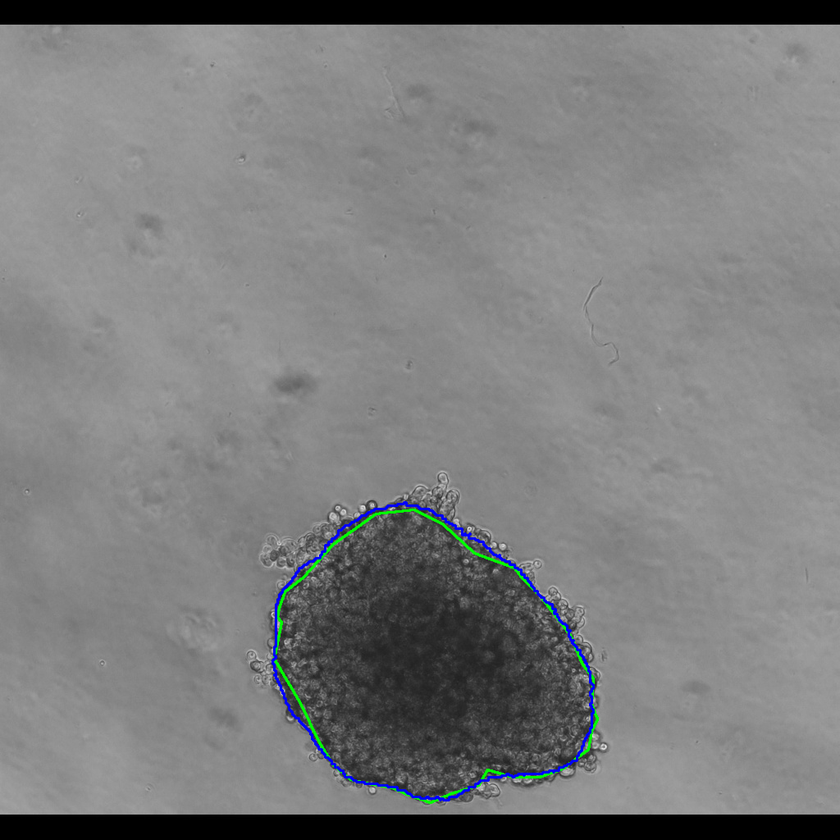
#> input picture code/Trial_pipeline_unet/predictions_unet_resnet34_spheroid/sample_000_overlay.png, 840 x 840 px, shrunk from 1024 x 1024 before the run; its folder holds only this picture in this run
$ python -i lbp_texture.py   (imports and definitions only)
#> lines starting #> are read from the running program, lines starting #| are printed output that depends on the picture; after the words box and inside, x2 and y2 are one past the last pixel; in counts of white or black regions, pixels touching at a corner belong together
#!/usr/bin/env python3
"""
Compute Local Binary Pattern (LBP) texture features
inside spheroid regions detected by spheroid_boundary.py
"""

import os
import cv2
import numpy as np
from skimage.feature import local_binary_pattern
import matplotlib.pyplot as plt

# --- Paths ---
HERE = os.path.dirname(os.path.abspath(__file__))
IN_DIR = os.path.join(HERE, "output")  # outputs from spheroid_boundary.py
OUT_DIR = os.path.join(HERE, "texture_output")
# [1 line not run here, left out]


def extract_spheroid_mask(gray):
    """Generate a binary mask for the spheroid region."""
    blurred = cv2.GaussianBlur(gray, (7, 7), 0)
    _, thresh = cv2.threshold(blurred, 0, 255, cv2.THRESH_BINARY + cv2.THRESH_OTSU)
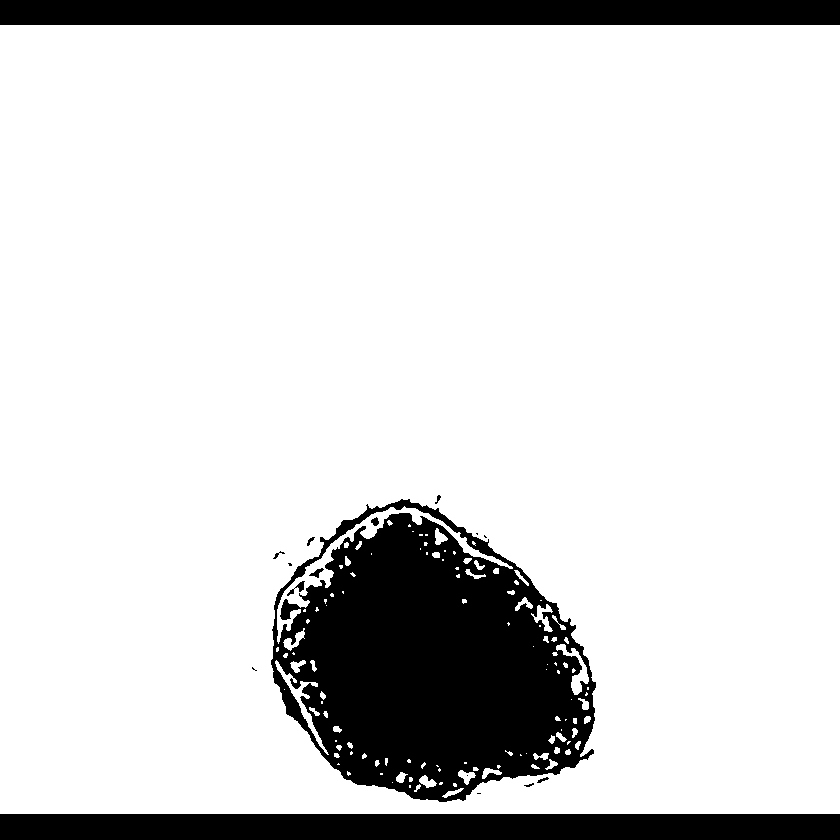
#> thresh: shape (840, 840); 84.9% white; 17 black regions (7 under 20 px), largest, box (x1, y1, x2, y2) and area: (271, 499, 596, 802) 63177, (0, 814, 840, 840) 21840, (0, 0, 840, 25) 21000
    if np.mean(gray[thresh == 255]) > np.mean(gray[thresh == 0]):
        thresh = cv2.bitwise_not(thresh)
#> thresh: shape (840, 840); 15.1% white; 17 white regions (7 under 20 px)
    contours, _ = cv2.findContours(thresh, cv2.RETR_EXTERNAL, cv2.CHAIN_APPROX_SIMPLE)
#> contours = 13 contours, 10 with area under 20; largest, box (x1, y1, x2, y2) and area: (271, 499, 596, 802) 70207, (0, 814, 840, 840) 20975, (0, 0, 840, 25) 20136
    if not contours:
        return None
    contour = max(contours, key=cv2.contourArea)
#> contour = contour of 507 points, box (x1, y1, x2, y2) (271, 499, 596, 802), area 70207
    mask = np.zeros_like(gray, dtype=np.uint8)
    cv2.drawContours(mask, [contour], -1, 255, -1)
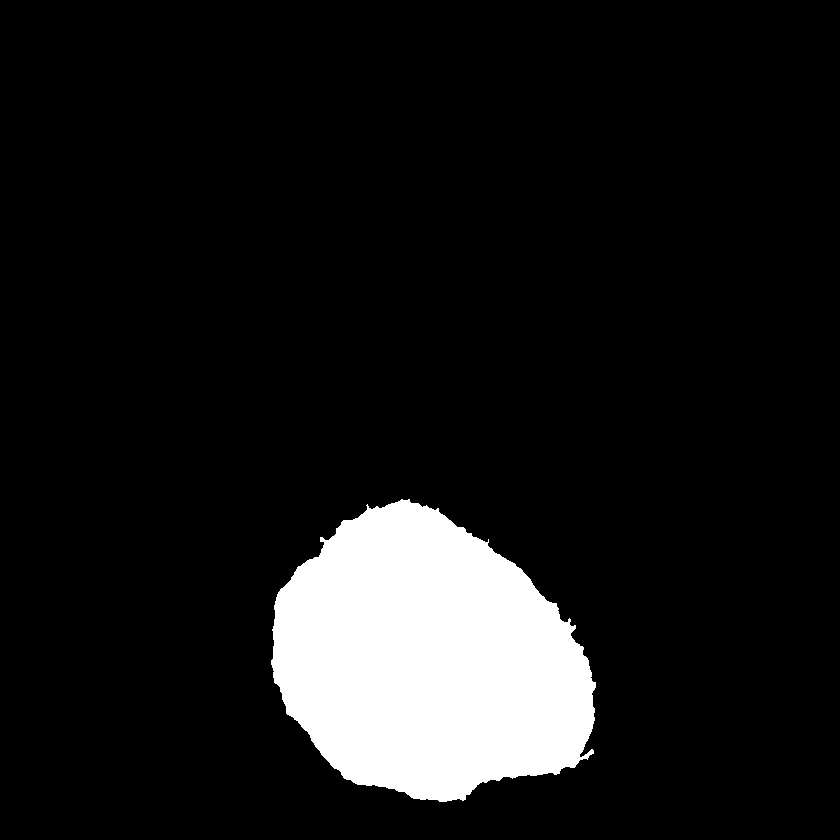
#> mask: shape (840, 840); 10% white; 1 white region, box (x1, y1, x2, y2) and area: (271, 499, 596, 802) 70708
    return mask


def compute_lbp_features(gray, mask, P=8, R=3):
    """Compute LBP histogram inside the spheroid mask."""
#> called with P = 8, R = 3
    lbp = local_binary_pattern(gray, P, R, method='uniform')
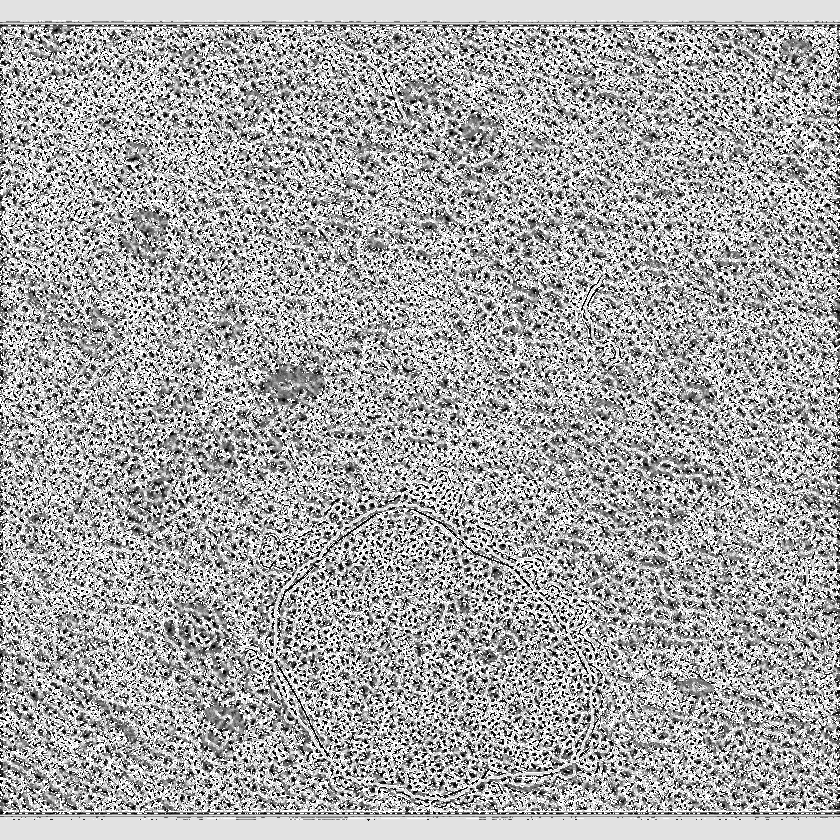
#> lbp: shape (840, 840) float64; min 0, max 9, mean 5.9; drawn with min black and max white
    spheroid_pixels = lbp[mask == 255]
    n_bins = int(lbp.max() + 1)
#> n_bins = 10
    hist, _ = np.histogram(spheroid_pixels, bins=n_bins, range=(0, n_bins), density=True)
#> hist = [0.0846, 0.0906, 0.0591, 0.056, 0.062, 0.0611, 0.0652, 0.102, 0.109, 0.311]
    return hist, lbp


def process_image(img_path):
    gray = cv2.imread(img_path, cv2.IMREAD_GRAYSCALE)
    if gray is None:
        print(f"⚠️  Cannot read {img_path}")
        return

    mask = extract_spheroid_mask(gray)
    if mask is None:
        print(f"⚠️  No spheroid found in {img_path}")
        return

    hist, lbp_img = compute_lbp_features(gray, mask)

    # --- Visualization ---
    lbp_norm = (lbp_img / lbp_img.max() * 255).astype(np.uint8)
    lbp_color = cv2.applyColorMap(lbp_norm, cv2.COLORMAP_JET)
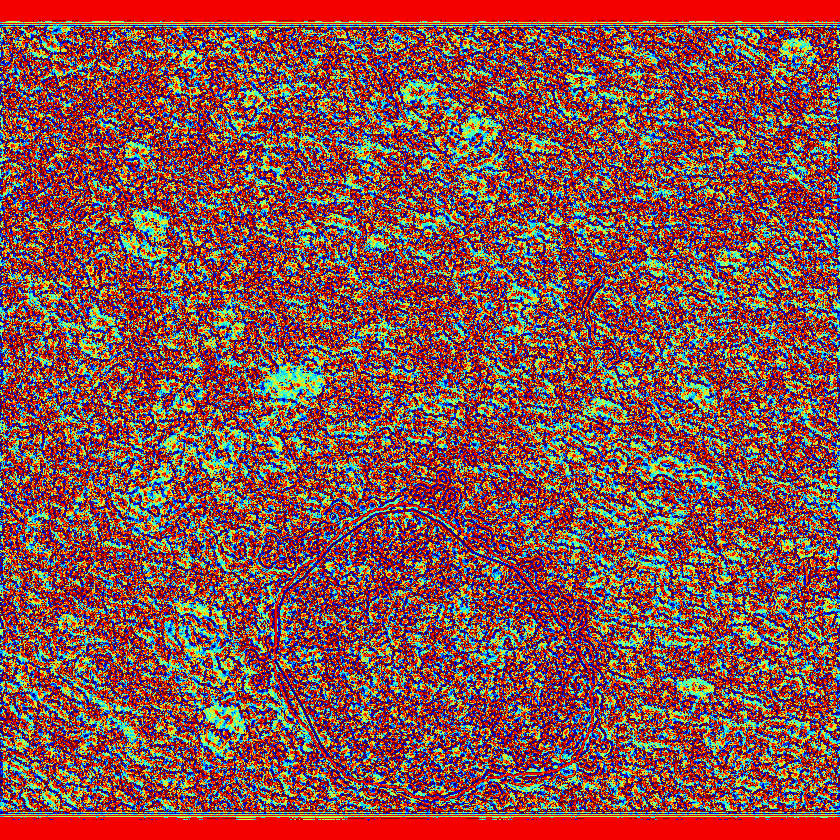
#> lbp_color: shape (840, 840, 3); mean B, G, R 73.8, 79.4, 134.8
    lbp_color[mask == 0] = 0
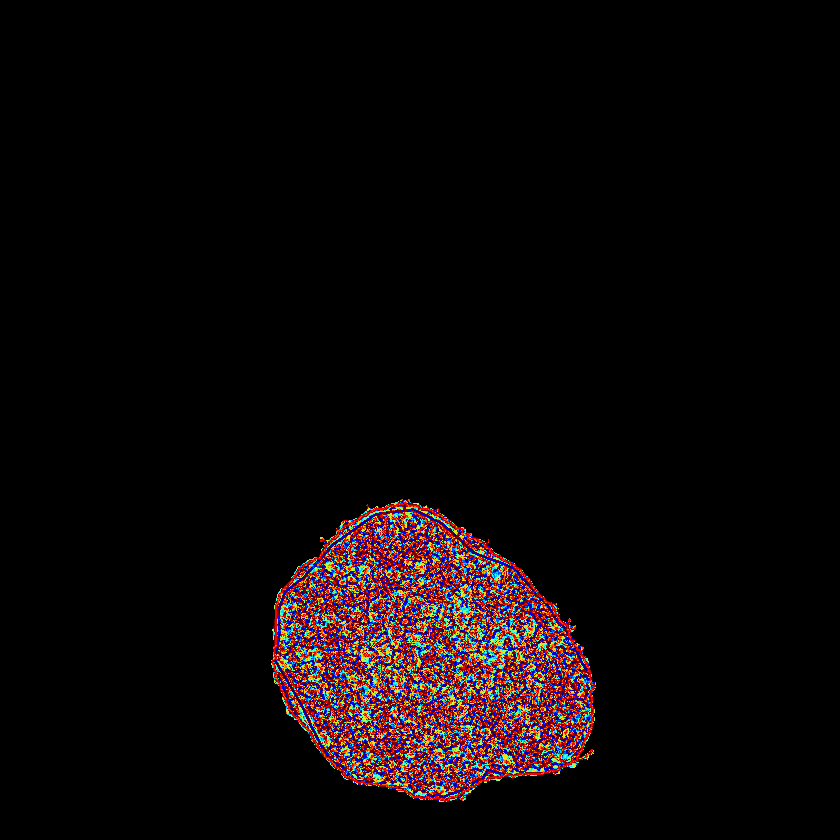
#> lbp_color: shape (840, 840, 3); mean B, G, R 7.8, 7.3, 12.5
    base = os.path.splitext(os.path.basename(img_path))[0]
    out_img = os.path.join(OUT_DIR, f"{base}_lbp.jpg")
    cv2.imwrite(out_img, lbp_color)

    # Plot histogram
    plt.figure(figsize=(6, 3))
    plt.bar(range(len(hist)), hist, color='gray')
    plt.title(f"LBP Histogram – {base}")
    plt.xlabel("LBP Code")
    plt.ylabel("Normalized Frequency")
    plt.tight_layout()
    plt.show()
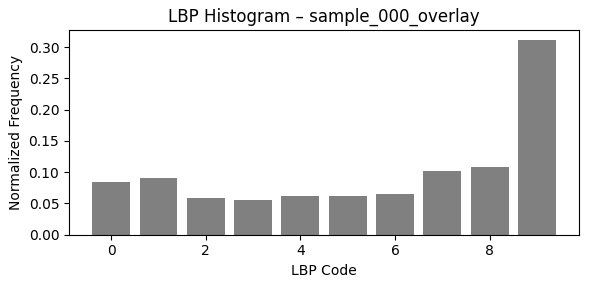
#> figure drawn by matplotlib, 1 panel; tallest bar 0.311 high, from x = 8.6 to 9.4

    print(f"✅ Processed {base}")
    print(f"   Saved LBP map → {out_img}")


def main():
    imgs = [f for f in os.listdir(IN_DIR) if f.lower().endswith(".jpg")]
    if not imgs:
        print(f"⚠️  No images found in {IN_DIR}")
        return
    for img in imgs:
        process_image(os.path.join(IN_DIR, img))
    print("🎉 Finished computing LBP features for all spheroids.")


# [2 lines not run here, left out]

>>> result = process_image('../Trial_pipeline_unet/predictions_unet_resnet34_spheroid/sample_000_overlay.png')

$ run again, on code/Trial_pipeline_unet/predictions_unet_resnet34_spheroid/sample_001_overlay.png
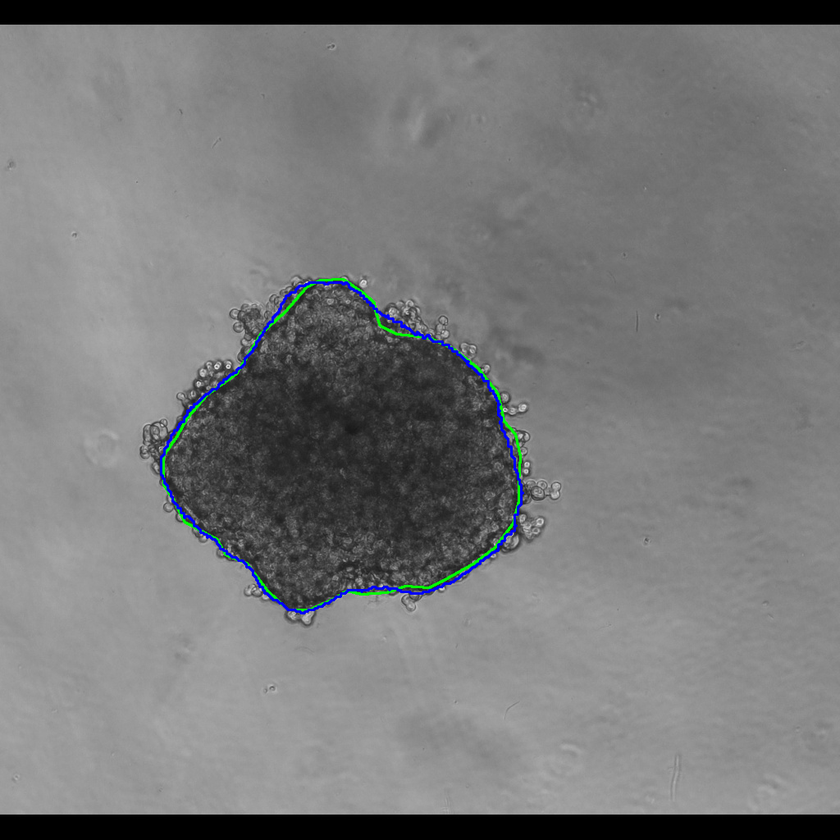
#> input picture code/Trial_pipeline_unet/predictions_unet_resnet34_spheroid/sample_001_overlay.png, 840 x 840 px, shrunk from 1024 x 1024 before the run
#> in extract_spheroid_mask, `_, thresh = cv2.threshold(blurred, 0, 255, cv2.THRESH_BINARY + cv2.THR..`:
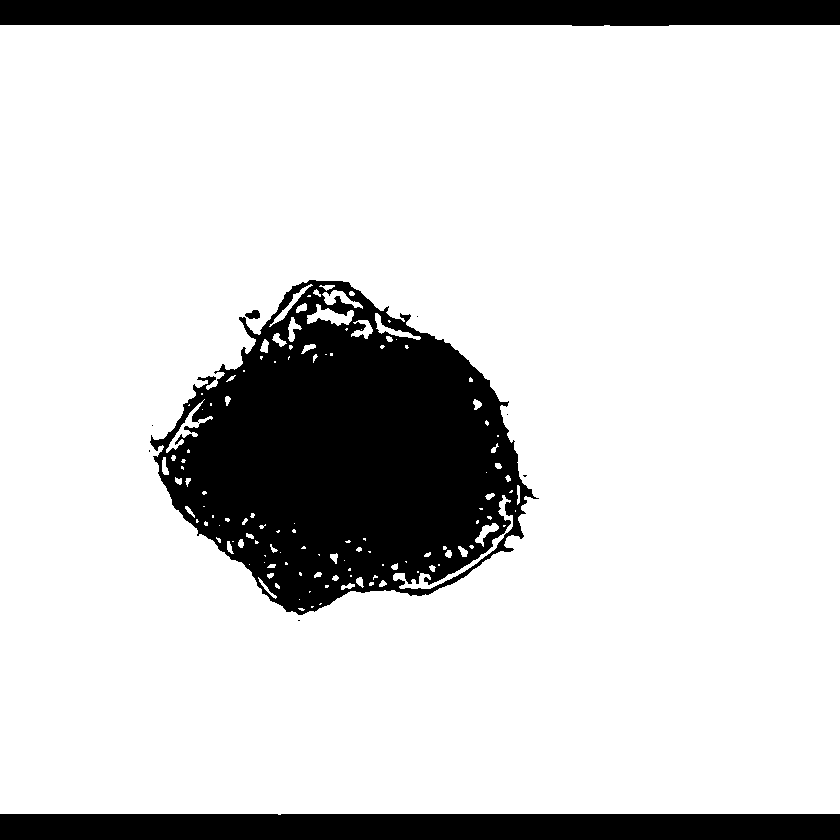
#> thresh: shape (840, 840); 82.9% white; 10 black regions (6 under 20 px), largest, box (x1, y1, x2, y2) and area: (150, 280, 539, 615) 77567, (0, 814, 840, 840) 21837, (0, 0, 840, 26) 21091, (245, 310, 260, 319) 96
#> contours = 10 contours, 6 with area under 20; largest, box (x1, y1, x2, y2) and area: (150, 280, 539, 615) 82658, (0, 814, 840, 840) 20972, (0, 0, 840, 26) 20227, (245, 310, 260, 319) 78
#> contour = contour of 729 points, box (x1, y1, x2, y2) (150, 280, 539, 615), area 82658
#> mask: shape (840, 840); 11.8% white; 1 white region, box (x1, y1, x2, y2) and area: (150, 280, 539, 615) 83320
#> n_bins = 10
#> in compute_lbp_features, `hist, _ = np.histogram(spheroid_pixels, bins=n_bins, range=(0, n_bins)..`: hist = [0.0848, 0.0931, 0.0569, 0.0559, 0.0554, 0.0585, 0.0678, 0.104, 0.108, 0.316]
#> in process_image, `plt.show()`:
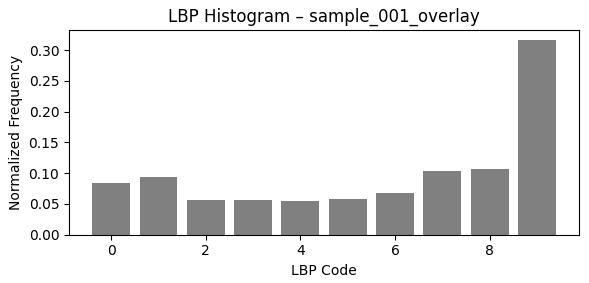
#> figure drawn by matplotlib, 1 panel; tallest bar 0.316 high, from x = 8.6 to 9.4
